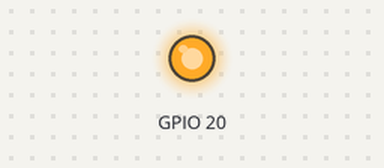
Bench run of a program on a simulated Raspberry Pi (BCM pin numbers). Parts: output pins drawn as LEDs (lit = HIGH). At 0.0 s the program stops and its outputs stay as they are.

Above: at 0.1 s.
Timing chart, 0 to 1.5 s (numbered marks = the images above):
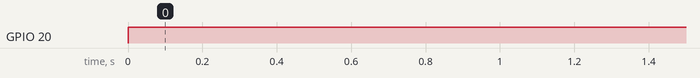

The program:

activar.py
```python
#!/usr/bin/python
# -*- encoding: utf-8 -*-

#Importar libreria GPIO
import RPi.GPIO as GPIO

#Definir modo de trabajo para la placa BCM
GPIO.setmode(GPIO.BCM)

#Desactivo Errores
GPIO.setwarnings(False)

#Importamos la libreria time
import time

#Importamos la libreria para comandos de la consola/shell
import os

#Definir GPIO como Salida
GPIO.setup(20, GPIO.OUT)

#Asigno valor alto para que tenga corriente la salida de 3,3v por GPIO
GPIO.output(20, GPIO.HIGH)
```

Measured:
- by itself, GPIO 20: LOW → HIGH at 0.00 s
